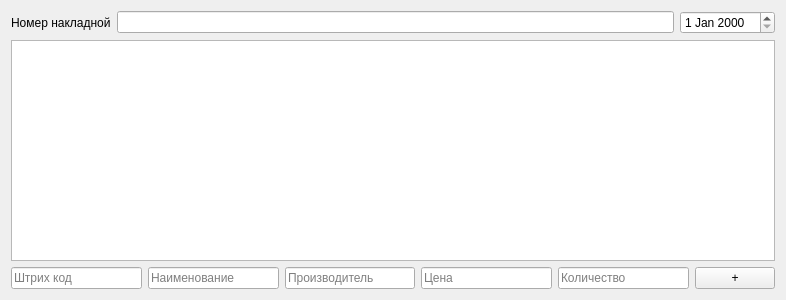
<?xml version="1.0" encoding="UTF-8"?>
<ui version="4.0">
 <class>ContentWidgetInvoiceCreator</class>
 <widget class="QWidget" name="ContentWidgetInvoiceCreator">
  <property name="geometry">
   <rect>
    <x>0</x>
    <y>0</y>
    <width>786</width>
    <height>300</height>
   </rect>
  </property>
  <property name="windowTitle">
   <string>Form</string>
  </property>
  <layout class="QVBoxLayout" name="verticalLayout">
   <item>
    <layout class="QHBoxLayout" name="horizontalLayout">
     <item>
      <widget class="QLabel" name="label">
       <property name="text">
        <string>Номер накладной</string>
       </property>
      </widget>
     </item>
     <item>
      <widget class="QLineEdit" name="invoiceNumber"/>
     </item>
     <item>
      <widget class="QDateEdit" name="dateEdit"/>
     </item>
    </layout>
   </item>
   <item>
    <widget class="QTreeView" name="treeView"/>
   </item>
   <item>
    <layout class="QHBoxLayout" name="horizontalLayout_2">
     <item>
      <widget class="QLineEdit" name="barcode">
       <property name="placeholderText">
        <string>Штрих код</string>
       </property>
      </widget>
     </item>
     <item>
      <widget class="QLineEdit" name="name">
       <property name="placeholderText">
        <string>Наименование</string>
       </property>
      </widget>
     </item>
     <item>
      <widget class="QLineEdit" name="manufacturer">
       <property name="placeholderText">
        <string>Производитель</string>
       </property>
      </widget>
     </item>
     <item>
      <widget class="QLineEdit" name="price">
       <property name="placeholderText">
        <string>Цена</string>
       </property>
      </widget>
     </item>
     <item>
      <widget class="QLineEdit" name="count">
       <property name="placeholderText">
        <string>Количество</string>
       </property>
      </widget>
     </item>
     <item>
      <widget class="QPushButton" name="add">
       <property name="text">
        <string>+</string>
       </property>
      </widget>
     </item>
    </layout>
   </item>
  </layout>
 </widget>
 <resources/>
 <connections/>
</ui>
